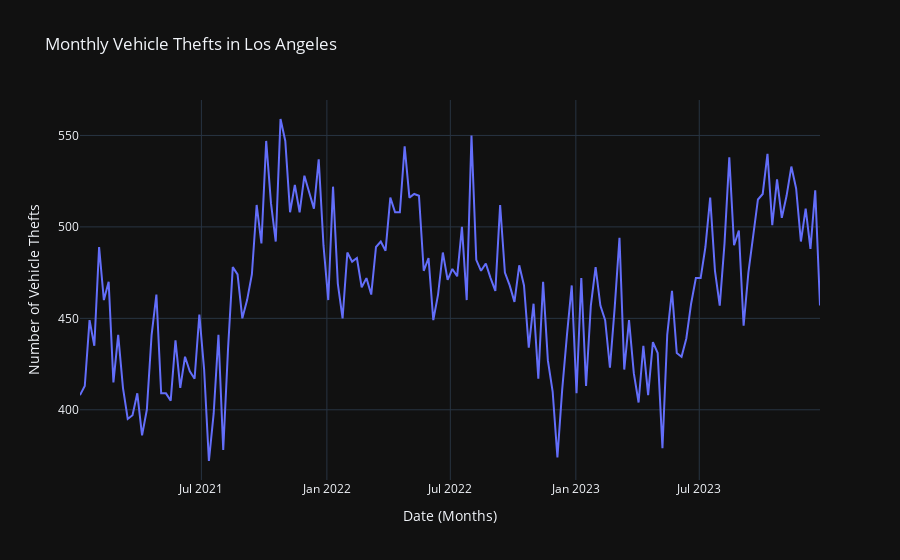

The code cell stored with this chart in its notebook:
### Code cell
# Ensure the index is a datetime type
weekly_counts.index = pd.to_datetime(weekly_counts.index)

# Filter for the years 2021 to 2024
df_clean = weekly_counts.loc["2021-01-01":"2023-12-31"]

df_clean

fig = go.Figure()

fig.add_trace(go.Scatter(x = df_clean.index, y = df_clean['count'], mode = 'lines'))

fig.update_layout(title = 'Monthly Vehicle Thefts in Los Angeles',
                  xaxis_title = 'Date (Months)',
                  yaxis_title = 'Number of Vehicle Thefts',
                  template = 'plotly_dark')

fig.show()

### Figure 1 — Plotly figure (JSON) as saved in the notebook; plotly's stock layout.template omitted (floating-point values rounded to 4 significant figures; data arrays with more than 128 entries replaced by an {"elided": "..."} marker saying what was removed)
{"data": [{"mode": "lines", "type": "scatter", "x": {"elided": "156 str values"}, "y": {"elided": "156 int values"}}], "layout": {"title": {"text": "Monthly Vehicle Thefts in Los Angeles"}, "xaxis": {"title": {"text": "Date (Months)"}}, "yaxis": {"title": {"text": "Number of Vehicle Thefts"}}}}
